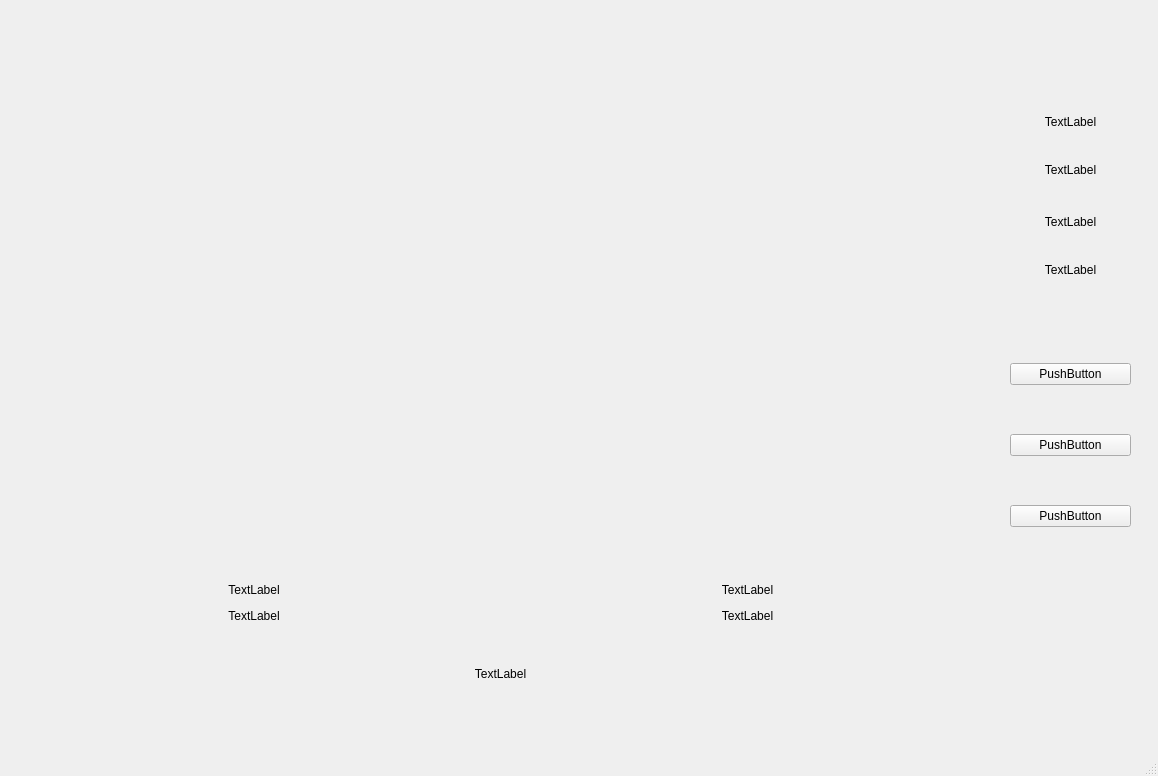
<?xml version="1.0" encoding="UTF-8"?>
<ui version="4.0">
 <class>MainWindow</class>
 <widget class="QMainWindow" name="MainWindow">
  <property name="geometry">
   <rect>
    <x>0</x>
    <y>0</y>
    <width>1158</width>
    <height>776</height>
   </rect>
  </property>
  <property name="windowTitle">
   <string>MainWindow</string>
  </property>
  <widget class="QWidget" name="centralwidget">
   <widget class="QWidget" name="horizontalLayoutWidget">
    <property name="geometry">
     <rect>
      <x>10</x>
      <y>10</y>
      <width>981</width>
      <height>561</height>
     </rect>
    </property>
    <layout class="QHBoxLayout" name="hex"/>
   </widget>
   <widget class="QWidget" name="verticalLayoutWidget">
    <property name="geometry">
     <rect>
      <x>10</x>
      <y>580</y>
      <width>981</width>
      <height>141</height>
     </rect>
    </property>
    <layout class="QVBoxLayout" name="info">
     <item>
      <layout class="QVBoxLayout" name="playerInfo">
       <item>
        <layout class="QHBoxLayout" name="pInfoName">
         <item>
          <widget class="QLabel" name="player1">
           <property name="text">
            <string>TextLabel</string>
           </property>
           <property name="alignment">
            <set>Qt::AlignCenter</set>
           </property>
          </widget>
         </item>
         <item>
          <widget class="QLabel" name="player2">
           <property name="text">
            <string>TextLabel</string>
           </property>
           <property name="alignment">
            <set>Qt::AlignCenter</set>
           </property>
          </widget>
         </item>
        </layout>
       </item>
       <item>
        <layout class="QHBoxLayout" name="pInfoColor">
         <item>
          <widget class="QLabel" name="player1Life">
           <property name="text">
            <string>TextLabel</string>
           </property>
           <property name="alignment">
            <set>Qt::AlignCenter</set>
           </property>
          </widget>
         </item>
         <item>
          <widget class="QLabel" name="player2Life">
           <property name="text">
            <string>TextLabel</string>
           </property>
           <property name="alignment">
            <set>Qt::AlignCenter</set>
           </property>
          </widget>
         </item>
        </layout>
       </item>
      </layout>
     </item>
     <item>
      <spacer name="verticalSpacer">
       <property name="orientation">
        <enum>Qt::Vertical</enum>
       </property>
       <property name="sizeType">
        <enum>QSizePolicy::Minimum</enum>
       </property>
       <property name="sizeHint" stdset="0">
        <size>
         <width>20</width>
         <height>35</height>
        </size>
       </property>
      </spacer>
     </item>
     <item>
      <layout class="QVBoxLayout" name="nextMove">
       <item>
        <widget class="QLabel" name="label">
         <property name="text">
          <string>TextLabel</string>
         </property>
         <property name="alignment">
          <set>Qt::AlignCenter</set>
         </property>
        </widget>
       </item>
       <item>
        <spacer name="verticalSpacer_2">
         <property name="orientation">
          <enum>Qt::Vertical</enum>
         </property>
         <property name="sizeType">
          <enum>QSizePolicy::Maximum</enum>
         </property>
         <property name="sizeHint" stdset="0">
          <size>
           <width>20</width>
           <height>40</height>
          </size>
         </property>
        </spacer>
       </item>
      </layout>
     </item>
    </layout>
   </widget>
   <widget class="QWidget" name="verticalLayoutWidget_2">
    <property name="geometry">
     <rect>
      <x>1010</x>
      <y>320</y>
      <width>121</width>
      <height>251</height>
     </rect>
    </property>
    <layout class="QVBoxLayout" name="action">
     <item>
      <widget class="QPushButton" name="confirm">
       <property name="text">
        <string>PushButton</string>
       </property>
      </widget>
     </item>
     <item>
      <widget class="QPushButton" name="unselect">
       <property name="text">
        <string>PushButton</string>
       </property>
      </widget>
     </item>
     <item>
      <widget class="QPushButton" name="rules">
       <property name="text">
        <string>PushButton</string>
       </property>
      </widget>
     </item>
    </layout>
   </widget>
   <widget class="QWidget" name="verticalLayoutWidget_3">
    <property name="geometry">
     <rect>
      <x>1000</x>
      <y>100</y>
      <width>141</width>
      <height>91</height>
     </rect>
    </property>
    <layout class="QVBoxLayout" name="pos1">
     <item>
      <widget class="QLabel" name="itemTextPos1">
       <property name="text">
        <string>TextLabel</string>
       </property>
       <property name="alignment">
        <set>Qt::AlignCenter</set>
       </property>
      </widget>
     </item>
     <item>
      <widget class="QLabel" name="itemPos1">
       <property name="text">
        <string>TextLabel</string>
       </property>
       <property name="alignment">
        <set>Qt::AlignCenter</set>
       </property>
      </widget>
     </item>
    </layout>
   </widget>
   <widget class="QWidget" name="verticalLayoutWidget_4">
    <property name="geometry">
     <rect>
      <x>1000</x>
      <y>200</y>
      <width>141</width>
      <height>91</height>
     </rect>
    </property>
    <layout class="QVBoxLayout" name="pos2">
     <item>
      <widget class="QLabel" name="itemTextPos2">
       <property name="text">
        <string>TextLabel</string>
       </property>
       <property name="alignment">
        <set>Qt::AlignCenter</set>
       </property>
      </widget>
     </item>
     <item>
      <widget class="QLabel" name="itemPos2">
       <property name="text">
        <string>TextLabel</string>
       </property>
       <property name="alignment">
        <set>Qt::AlignCenter</set>
       </property>
      </widget>
     </item>
    </layout>
   </widget>
  </widget>
  <widget class="QMenuBar" name="menubar">
   <property name="geometry">
    <rect>
     <x>0</x>
     <y>0</y>
     <width>1158</width>
     <height>20</height>
    </rect>
   </property>
  </widget>
  <widget class="QStatusBar" name="statusbar"/>
 </widget>
 <resources/>
 <connections/>
</ui>
